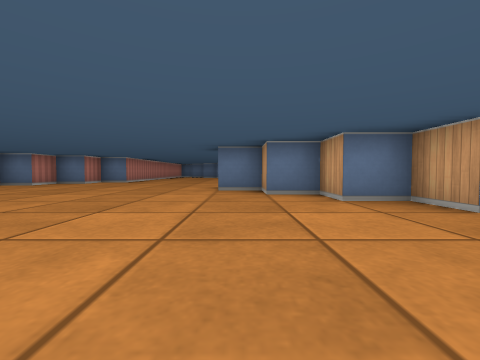
[1] (above)

16 first-person views from a walk through a cub3D level. The camera is about half as high as the walls, tilts 2° down and sees 90° across. The floor is counted in squares. Each view is taken from the middle of a square. On the plan, view 1 faces up. The plan holds only what a view shows up to about 9 squares ahead; the rest is blank.

[2]
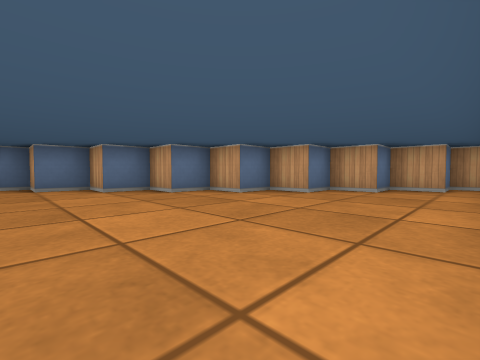

[3]
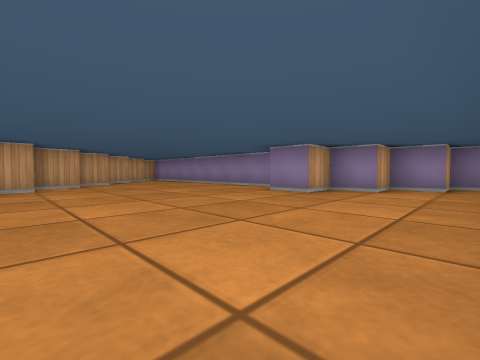

[4]
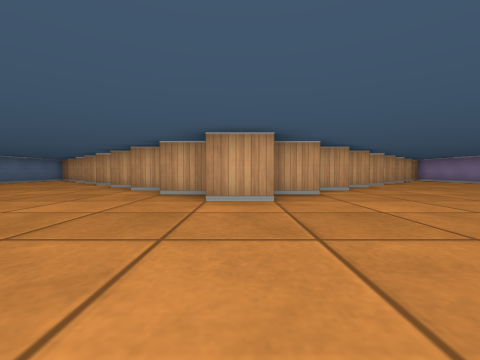

[5]
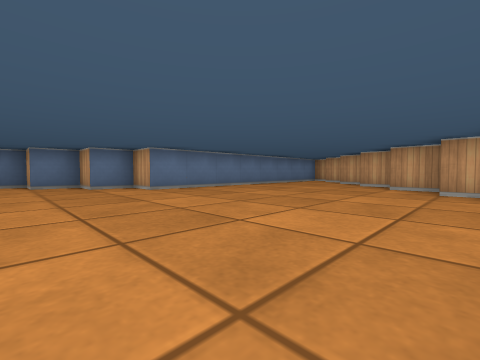

[6]
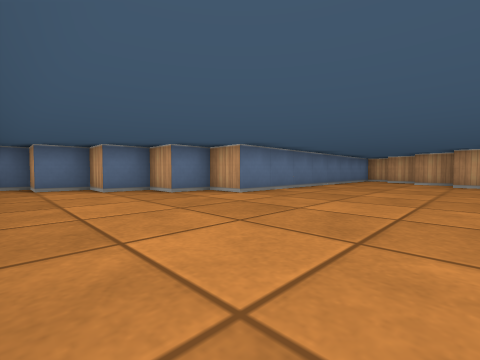

[7]
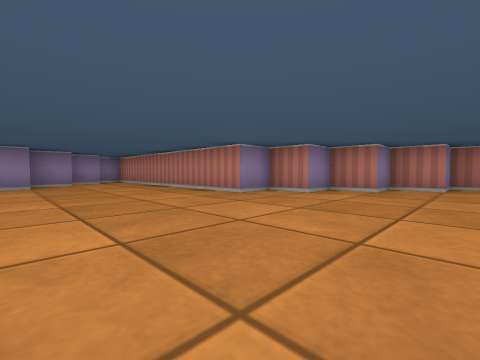

[8]
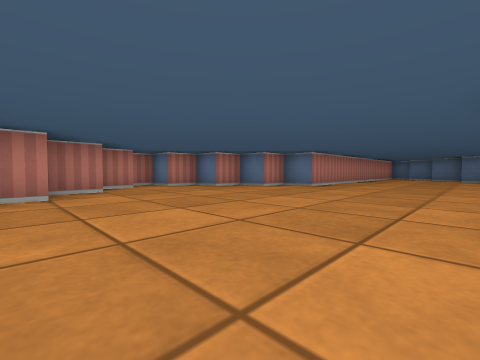

[9]
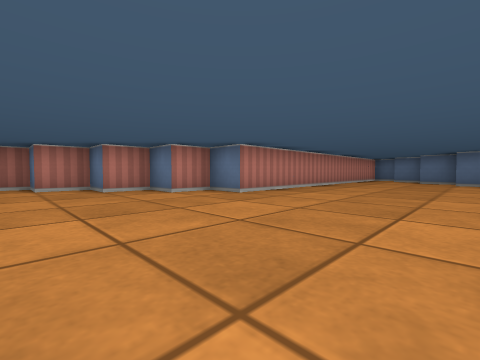

[10]
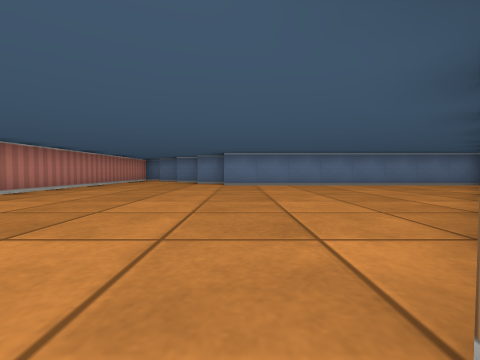

[11]
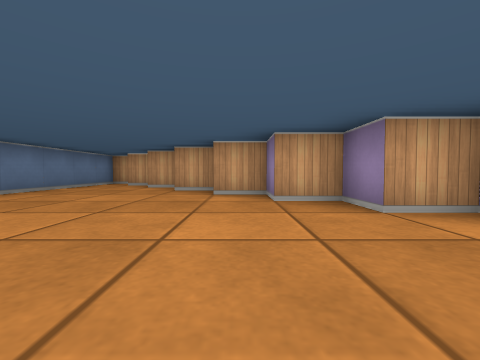

[12]
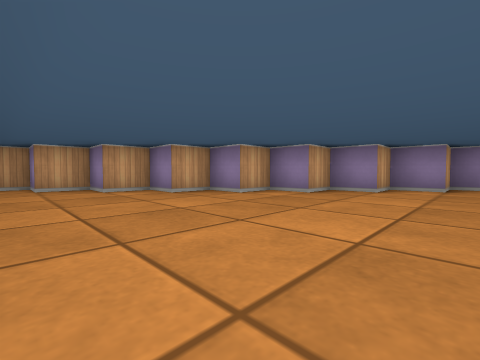

[13]
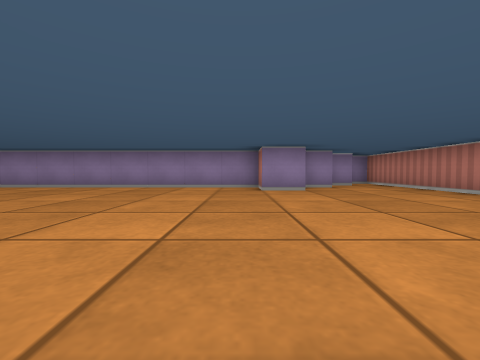

[14]
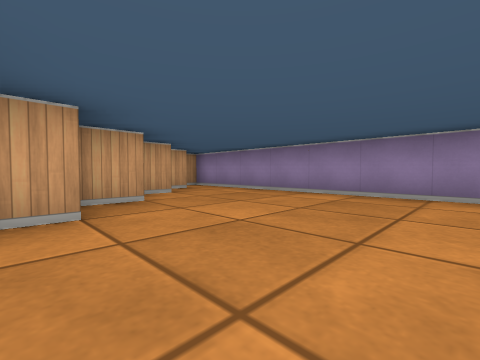

[15]
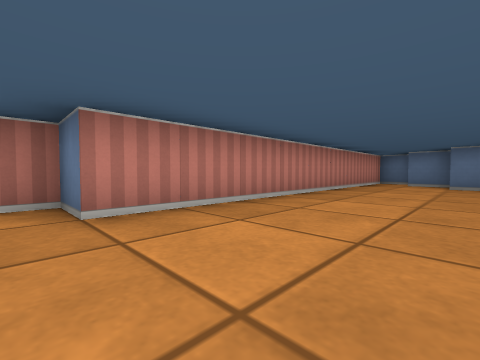

[16]
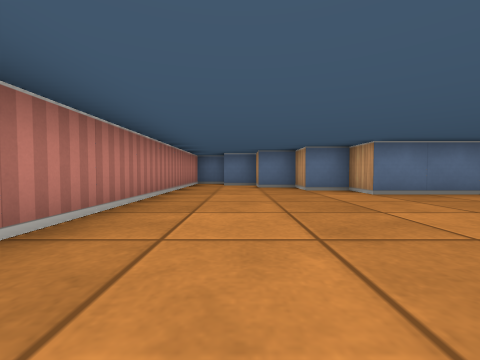

### Floor plan
Points are (right, up) in squares from view 1. A wall is a line through its corners. A room is listed if a view was taken in it or the views show most of it. See-through windows are left out.
Room 1 (views 1, 2, 3, 4, 5, 6, 7, 8, 9, 10, 11, 12, 13, 14, 15, 16)
walls: (0, 6.5) (0.5, 6.5) (0.5, 7.5) (1.5, 7.5) (1.5, 8.5) (2.5, 8.5) (2.5, 9.5) (3.5, 9.5) (3.5, 10.5) (4.5, 10.5) (4.5, 11.5) (5.5, 11.5) (5.5, 12.5) (6.5, 12.5) (6.5, 13.5) (7.5, 13.5) (7.5, 14.5) (-0.5, 14.5) (-0.5, 15.5) (-1.5, 15.5) (-1.5, 16.5) (-2.5, 16.5) (-2.5, 17.5) (-3.5, 17.5) (-3.5, 18.5) (-4.5, 18.5) (-4.5, 9.5) (-5.5, 9.5) (-5.5, 8.5) (-6.5, 8.5) (-6.5, 7.5) (-7.5, 7.5) (-7.5, 6.5) (-8.5, 6.5) (-8.5, 5.5) (-7.5, 5.5) (-7.5, 4.5) (-6.5, 4.5) (-6.5, 3.5) (-5.5, 3.5) (-5.5, 2.5) (-4.5, 2.5) (-4.5, -4.5) (-3.5, -4.5) (-3.5, -3.5) (-2.5, -3.5) (-2.5, -2.5) (-1.5, -2.5) (-1.5, -1.5) (-0.5, -1.5) (-0.5, -2.5) (7.5, -2.5) (7.5, -1.5) (6.5, -1.5) (6.5, -0.5) (5.5, -0.5) (5.5, 0.5) (4.5, 0.5) (4.5, 1.5) (3.5, 1.5) (3.5, 2.5) (2.5, 2.5) (2.5, 3.5) (1.5, 3.5) (1.5, 4.5) (0.5, 4.5) (0.5, 5.5) (-0.5, 5.5) (-0.5, 6.5)

Positions as (right, up) in squares from view 1, and headings:
1: (0, 0), facing up
2: (0, -2), facing up-right
3: (-4, 3), facing down-right
4: (-4, 6), facing right
5: (-3, 9), facing up-right
6: (-4, 11), facing up-right
7: (-1, 6), facing down-left
8: (-1, 3), facing up-left
9: (-1, 6), facing up-left
10: (0, 7), facing up
11: (-1, 10), facing right
12: (0, 14), facing down-right
13: (0, 4), facing down
14: (1, 2), facing down-right
15: (-2, 9), facing up-left
16: (-3, 10), facing up
